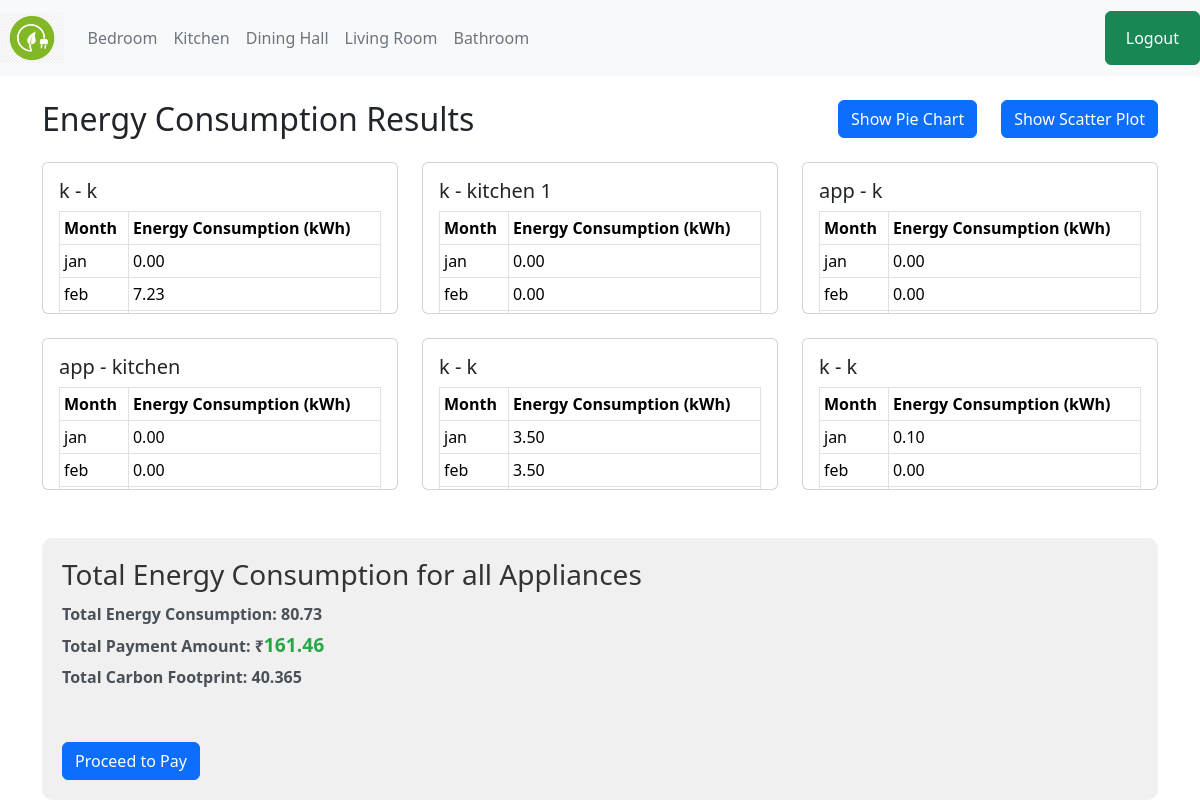
Screenshot of /energy/consumption1/ with the database file from the repository.
### myapp/models.py (models this page shows, shortened)
class KitchenAppliance(models.Model):
    kitchen_name=models.CharField(max_length=100,default='')
    appliance_name = models.CharField(max_length=100)
    wattage = models.IntegerField(help_text='Wattage in Watts')
    quantity = models.IntegerField(default=1)
    jan = models.DecimalField(max_digits=5, decimal_places=2, default=0.00)
    feb = models.DecimalField(max_digits=5, decimal_places=2, default=0.00)
    mar = models.DecimalField(max_digits=5, decimal_places=2, default=0.00)
    apr = models.DecimalField(max_digits=5, decimal_places=2, default=0.00)
    may = models.DecimalField(max_digits=5, decimal_places=2, default=0.00)
    jun = models.DecimalField(max_digits=5, decimal_places=2, default=0.00)
    jul = models.DecimalField(max_digits=5, decimal_places=2, default=0.00)
    aug = models.DecimalField(max_digits=5, decimal_places=2, default=0.00)
    sep = models.DecimalField(max_digits=5, decimal_places=2, default=0.00)
    oct = models.DecimalField(max_digits=5, decimal_places=2, default=0.00)
    nov= models.DecimalField(max_digits=5, decimal_places=2, default=0.00)
    dec = models.DecimalField(max_digits=5, decimal_places=2, default=0.00)

### myapp/views.py (the view)
# urls.py: path('energy/consumption1/', calculate_energy_consumption1, name='calculate_energy_consumption1'),
def calculate_energy_consumption1(request):
    appliances = KitchenAppliance.objects.all()
    energy_results = []
    total_energy_sum = Decimal('0')  # Initialize total energy sum as a Decimal
    rate_per_kwh = Decimal('2')
    carbon_footprint_per_kwh = Decimal('0.5')  # Carbon footprint per kWh
    total_carbon_footprint = Decimal('0')  # Initialize total carbon footprint
    for appliance in appliances:
        total_energy_consumption = 0
        energy_consumption = {}
        months = ['jan', 'feb', 'mar', 'apr', 'may', 'jun', 'jul', 'aug', 'sep', 'oct', 'nov', 'dec']
        for month in months:
            usage_hours = getattr(appliance, month)
            energy_consumption[month] = appliance.wattage * usage_hours / 1000
            total_energy_consumption += energy_consumption[month]
        appliance_carbon_footprint = total_energy_consumption * carbon_footprint_per_kwh
        total_carbon_footprint += appliance_carbon_footprint
        energy_results.append({
            'appliance': appliance,
            'energy_consumption': energy_consumption,
            'total_energy_consumption': total_energy_consumption,
            'carbon_footprint': appliance_carbon_footprint  # Include carbon footprint for each appliance
        })
        total_energy_sum += total_energy_consumption  # Add current appliance's energy consumption to the total sum
        payment_amount = total_energy_sum * rate_per_kwh
    return render(request, 'energy_consumption_result1.html', {
        'energy_results': energy_results,
        'total_energy_sum': total_energy_sum,
        'payment_amount': payment_amount,
        'total_carbon_footprint': total_carbon_footprint  # Pass total carbon footprint to the template
    })

### templates/energy_consumption_result1.html (shortened to what this page needs)
<!DOCTYPE html>
{% load static %}
<html lang="en">
<head>
    <link href="https://cdn.jsdelivr.net/npm/bootstrap@5.3.3/dist/css/bootstrap.min.css" rel="stylesheet">
</head>
<body>
    <nav class="navbar navbar-expand-lg navbar-light">
        <a class="navbar-brand" href="{% url 'index' %}">
            <img src="{% static 'logo.png' %}" alt="Your Logo" height="50">
        </a>
        <div class="collapse navbar-collapse" id="navbarNav">
          <ul class="navbar-nav">
            <li class="nav-item active">
              <a class="nav-link" href="{%url 'bedroom_create' %}">Bedroom </a>
            </li>
            <li class="nav-item">
              <a class="nav-link" href="{%url 'kitchen_appliance_create' %}">Kitchen</a>
            </li>
            <li class="nav-item">
              <a class="nav-link" href="{%url 'dininghall_create' %}">Dining Hall</a>
            </li>
            <li class="nav-item">
              <a class="nav-link " href="{%url 'livingroom_create' %}">Living Room</a>
            </li>
            <li class="nav-item">
                <a class="nav-link " href="{%url 'bathroom_create' %}">Bathroom </a>
            </li>
          </ul>
          <ul class="navbar-nav ml-auto">
            <li class="nav-item">
                <button class="btn btn-success"><a class="nav-link" href="{%url 'logout' %}" style="color: white;">Logout</a></button>
            </li>
          </ul>
        </div>
      </nav>
      <div class="main-section">
        <div class="container mt-4">
            <div class="row align-items-center mb-4">
                <div class="col">
                    <h2 class="mb-0">Energy Consumption Results</h2>
                </div>
                <div class="col-auto">
                    <button class="btn btn-primary"><a href="{% url 'piechart2' %}" style="color: white; text-decoration: none;">Show Pie Chart</a></button>
                </div>
                <div class="col-auto">
                    <button class="btn btn-primary"><a href="{% url 'scatterplot2' %}" style="color: white; text-decoration: none;">Show Scatter Plot</a></button>
                </div>
            </div>
            <div class="row row-cols-1 row-cols-md-3 g-4">
                {% for result in energy_results %}
                <div class="col">
                    <div class="card">
                        <div class="card-body">
                            <h5 class="card-title">{{ result.appliance.appliance_name }} - {{ result.appliance.kitchen_name }}</h5>
                            <div class="table-responsive">
                                <table class="table table-bordered table-sm small-table">
                                    <thead>
                                        <tr>
                                            <th>Month</th>
                                            <th>Energy Consumption (kWh)</th>
                                        </tr>
                                    </thead>
                                    <tbody>
                                        {% for month, consumption in result.energy_consumption.items %}
                                        <tr>
                                            <td>{{ month }}</td>
                                            <td>{{ consumption }}</td>
                                        </tr>
                                        {% endfor %}
                                    </tbody>
                                </table>
                            </div>
                        </div>
                    </div>
                </div>
                {% endfor %}
            </div>
            <div class="total-energy-section mt-5">
                <h3 class="total-energy-title">Total Energy Consumption for all Appliances</h3>
                <p class="total-energy-text">Total Energy Consumption: {{ total_energy_sum }}</p>
                <p class="total-energy-text">Total Payment Amount: ₹<span class="payment-amount">{{ payment_amount }}</span></p>
                <p class="total-energy-text">Total Carbon Footprint: {{ total_carbon_footprint }}</p>
                <div class="col-md-6">
                    <button class="btn btn-primary mt-5" data-bs-toggle="modal" data-bs-target="#paymentModal">Proceed to Pay</button>
                </div>
            </div>
        </div>
    </div>
</body>
</html>

### templates/energy_consumption_result1.html (style rules this page uses)
.navbar { background-color: #f8f9fa; }
.navbar-brand { font-weight: bold; color: green; }
.navbar-nav .nav-link { color: #6c757d; }
.ml-auto { margin-left: auto !important; }
.total-energy-section { background-color: #f0f0f0; padding: 20px; border-radius: 10px; }
.total-energy-title { color: #333; margin-bottom: 10px; }
.total-energy-text { color: #666; margin-bottom: 5px; }
.card-body { max-height: 150px; overflow-y: auto; }
.total-energy-text { color: #495057; font-weight: bold; margin-bottom: 5px; }
.payment-amount { color: #28a745; font-size: 1.2em; font-weight: bold; }

### rows the page displays
KitchenAppliance: appliance.appliance_name "k", appliance.kitchen_name "k", energy_consumption "jan" "feb", energy_consumption "0.00" "7.23"
KitchenAppliance: appliance.appliance_name "k", appliance.kitchen_name "kitchen 1", energy_consumption "jan" "feb", energy_consumption "0.00" "0.00"
KitchenAppliance: appliance.appliance_name "app", appliance.kitchen_name "k", energy_consumption "jan" "feb", energy_consumption "0.00" "0.00"
KitchenAppliance: appliance.appliance_name "app", appliance.kitchen_name "kitchen", energy_consumption "jan" "feb", energy_consumption "0.00" "0.00"
KitchenAppliance: appliance.appliance_name "k", appliance.kitchen_name "k", energy_consumption "jan" "feb", energy_consumption "3.50" "3.50"
KitchenAppliance: appliance.appliance_name "k", appliance.kitchen_name "k", energy_consumption "jan" "feb", energy_consumption "0.10" "0.00"

### other values shown
{{ total_energy_sum }} "80.73"
{{ payment_amount }} "161.46"
{{ total_carbon_footprint }} "40.365"
